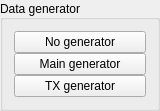
   <widget class="QGroupBox" name="Datagenerator">
    <property name="geometry">
     <rect>
      <x>10</x>
      <y>430</y>
      <width>160</width>
      <height>110</height>
     </rect>
    </property>
    <property name="styleSheet">
     <string notr="true"/>
    </property>
    <property name="title">
     <string>Data generator</string>
    </property>
    <property name="alignment">
     <set>Qt::AlignJustify|Qt::AlignVCenter</set>
    </property>
    <layout class="QVBoxLayout" name="verticalLayout_4">
     <property name="spacing">
      <number>0</number>
     </property>
     <item>
      <widget class="QPushButton" name="No_gen_dat">
       <property name="cursor">
        <cursorShape>PointingHandCursor</cursorShape>
       </property>
       <property name="styleSheet">
        <string notr="true"/>
       </property>
       <property name="text">
        <string>No generator</string>
       </property>
      </widget>
     </item>
     <item>
      <widget class="QPushButton" name="main_gen">
       <property name="cursor">
        <cursorShape>PointingHandCursor</cursorShape>
       </property>
       <property name="styleSheet">
        <string notr="true"/>
       </property>
       <property name="text">
        <string>Main generator</string>
       </property>
      </widget>
     </item>
     <item>
      <widget class="QPushButton" name="tx_gen">
       <property name="cursor">
        <cursorShape>PointingHandCursor</cursorShape>
       </property>
       <property name="styleSheet">
        <string notr="true"/>
       </property>
       <property name="text">
        <string>TX generator</string>
       </property>
      </widget>
     </item>
    </layout>
   </widget>
